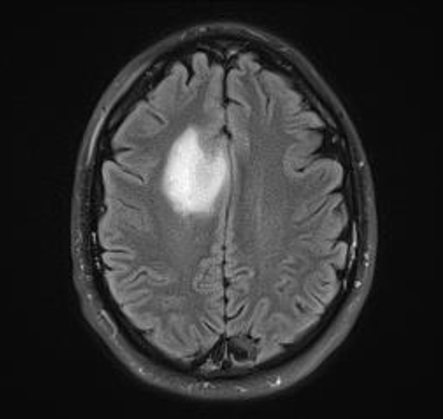
#> input picture image_processing/images/brain.png, 447 x 419 px, found by its file name
$ python main.py
#> lines starting #> are read from the running program, lines starting #| are printed output that depends on the picture; after the words box and inside, x2 and y2 are one past the last pixel; in counts of white or black regions, pixels touching at a corner belong together
### image_processing/processamento.py
import cv2 as cv
import numpy as np

def convert_2_Gray(img):
    return cv.cvtColor(img, cv.COLOR_BGR2GRAY)

def Gaussian_Blur(img, sigma=1, ksize=(5,5)):
    return cv.GaussianBlur(src=img, ksize=ksize, sigmaX=sigma)

def Median_Blur(img, ksize=5):
    return cv.medianBlur(img, ksize)

def binariza(img):
    X = img.shape[0]
    Y = img.shape[1]
    img1= img.copy()
    for j in range(Y):
        for i in range(X):
            if img1[i][j] > 145:
                img1[i][j] = 255
            else:
                img1[i][j] = 0
    return img1

def Abertura(img):
    kernel = cv.getStructuringElement(cv.MORPH_ELLIPSE, (5,5))
    opening = cv.morphologyEx(img, cv.MORPH_OPEN, kernel)
    return opening

def Erosao(img):
    kernel = cv.getStructuringElement(cv.MORPH_ELLIPSE, (5,5))
    erode = cv.erode(img,kernel)
    contorno = img - erode
    return contorno

def identifica(img, contorno):
    X = img.shape[0]
    Y = img.shape[1]
    img2 = img.copy()
    for j in range(Y):
        for i in range(X):
            if contorno[i][j] == 255:
                img2[i][j] = 255
            else:
                continue
    return img2

### image_processing/plotagem.py
import cv2 as cv
from matplotlib import pyplot as plt
import os

def show(img, titulo='Imagem resultado', write=False):
    if write:
        basedir = os.path.abspath(os.path.dirname(__file__))
        cv.imwrite(os.path.join(basedir, r'images\\binarizado.jpg'), img)
    else:
        cv.imshow(titulo, img)
        cv.waitKey(0)
        cv.destroyAllWindows()

def show_pyplot(img, color='gray', xlabel='Eixo X', ylabel='Eixo Y', titulo = "Histograma"):
    plt.plot(img, color=color)
    plt.title(titulo, loc='center')
    plt.xlabel(xlabel)
    plt.ylabel(ylabel)
    plt.show()

### image_processing/utilidades.py
import cv2 as cv
from processamento import Gaussian_Blur
from plotagem import show
def histogram(img):
    return cv.calcHist([img], [0], mask=None, histSize=[256], ranges=[0, 256])

def try_sigma_Gauss(img):
    for i in range(1,10):
        show(Gaussian_Blur(img, sigma=i), 'imagem Bluring')

### image_processing/main.py
from processamento import convert_2_Gray, Gaussian_Blur, Median_Blur, binariza, Abertura, Erosao, identifica
from plotagem import show, show_pyplot
from utilidades import histogram
import cv2 as cv
import os

def start_quest_1(path):
#> called with path = 'image_processing/images\\brain.png'
    img = cv.imread(path)
#> img is the input picture: shape (419, 447, 3); min 2, max 255, mean 51
    img = convert_2_Gray(img)
    Gauss = Gaussian_Blur(img, 2)
    Med = Median_Blur(img)
    Med_Gauss = Median_Blur(Gaussian_Blur(img, 3))

    show(Med_Gauss, "Mediana da Gaussiana")

    hist_med_gauss = histogram(Med_Gauss)
#> hist_med_gauss = 256 values, max 31794 at index 11, min 0 at index 0, mean 731.6
    show_pyplot(hist_med_gauss, xlabel='Intensidade de Iluminação', ylabel='Quantidade de Pixeis', titulo='Hist Median Gauss')
#> in show_pyplot, `plt.show()`:
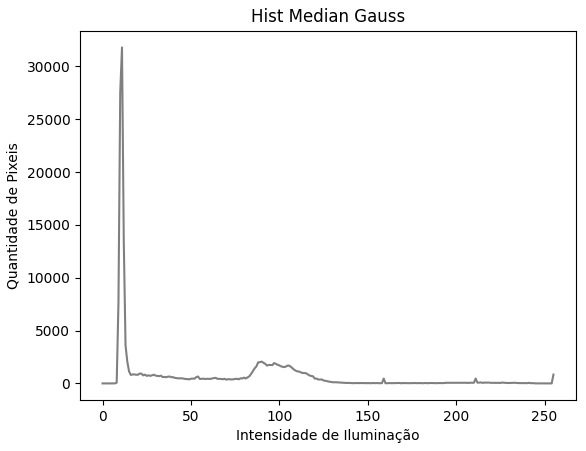
#> figure drawn by matplotlib, 1 panel; curve peaks at x = 11, y = 31794

    img_binarizada = binariza(Med_Gauss)
#> after the loop in binariza, `for j in range(Y):`:
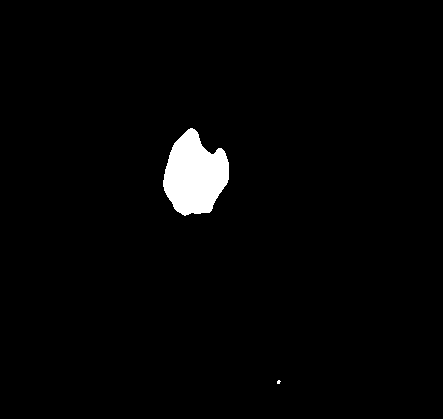
#> img1: shape (419, 447); 3% white; 3 white regions (1 under 20 px), largest, box (x1, y1, x2, y2) and area: (163, 128, 229, 216) 3964, (443, 0, 447, 419) 1676
    show(img_binarizada, titulo="Imagem Binarizada")

    abertura = Abertura(img_binarizada)
#> in Abertura, `opening = cv.morphologyEx(img, cv.MORPH_OPEN, kernel)`: opening: shape (419, 447); 3% white; 2 white regions, box (x1, y1, x2, y2) and area: (163, 128, 229, 216) 3961, (443, 0, 447, 419) 1676
    show(abertura, titulo="Abertura")

    erosao = Erosao(abertura)
#> in Erosao, `erode = cv.erode(img,kernel)`:
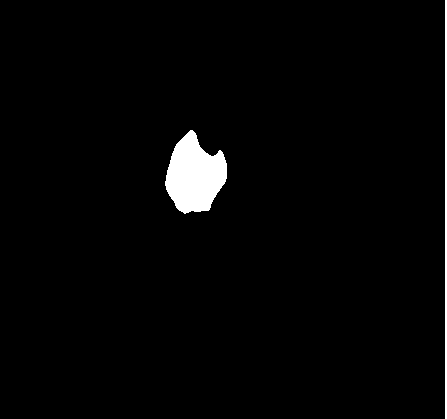
#> erode: shape (419, 447); 2.3% white; 2 white regions, box (x1, y1, x2, y2) and area: (165, 130, 227, 214) 3446, (445, 0, 447, 419) 838
#> in Erosao, `contorno = img - erode`:
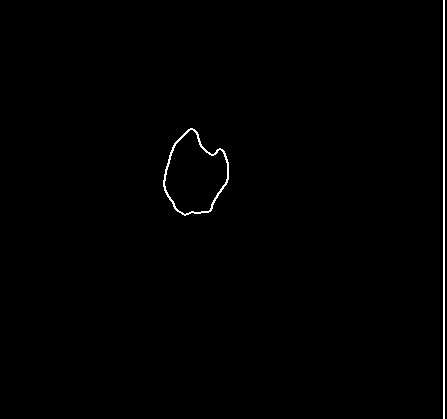
#> contorno: shape (419, 447); 0.72% white in thin lines or dots, all inside (x1, y1, x2, y2) = (163, 0, 445, 419)
    show(erosao, titulo='Contorno')

    img_identificada = identifica(img, erosao)
#> after the loop in identifica, `for j in range(Y):`:
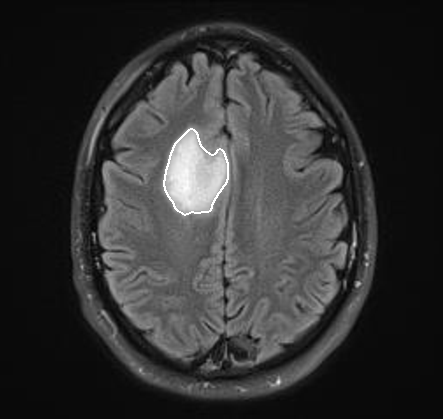
#> img2: shape (419, 447); min 2, max 255, mean 51.2
    show(img_identificada, titulo='Imagem final')

if __name__ == '__main__':

    #    A variavel path_1 é o caminho da imagem que é usada para a start_quest_1, na qual é um exemplo de um problema de segmentação
    #    Toda a função "start_quest_1 é um exemplo do uso do pacote, de forma encadeada a resolver o problema. Faça bom uso!"

    basedir = os.path.abspath(os.path.dirname(__file__))
    path_1 = os.path.join(basedir, r'images\brain.png')
    start_quest_1(path_1)
